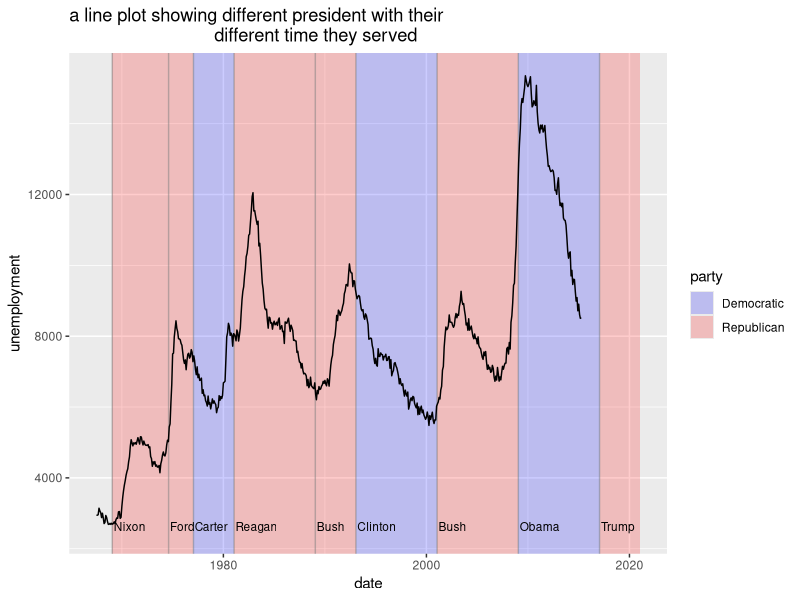

Write the R code that produced this figure. (Note: this script raises an error after producing the figure.)
# load the data and package
library(tidyverse)
data('economics',package='ggplot2')

# create a plot
presidential <- subset(presidential, start > economics$date[1])

plt<-ggplot(economics) + 
  geom_rect(
    aes(xmin = start, xmax = end, fill = party), 
    ymin = -Inf, ymax = Inf, alpha = 0.2, 
    data = presidential
  ) + 
  geom_vline(
    aes(xintercept = as.numeric(start)), 
    data = presidential,
    colour = "grey50", alpha = 0.5
  ) + 
  geom_text(
    aes(x = start, y = 2500, label = name), 
    data = presidential, 
    size = 3, vjust = 0, hjust = 0, nudge_x = 50
  ) + 
  geom_line(aes(date, unemploy)) + 
  scale_fill_manual(values = c("blue", "red")) +
  xlab("date") + 
  ylab("unemployment")+ labs(title = 'a line plot showing different president with their 
                             different time they served')

# doubling the data and sampling it
updated_econ_data<- rbind(economics, economics) %>% sample_data_function()
# updated plot
ggplot(updated_econ_data) + 
  geom_rect(
    aes(xmin = start, xmax = end, fill = party), 
    ymin = -Inf, ymax = Inf, alpha = 0.2, 
    data = presidential
  ) + 
  geom_vline(
    aes(xintercept = as.numeric(start)), 
    data = presidential,
    colour = "grey50", alpha = 0.5
  ) + 
  geom_text(
    aes(x = start, y = 2500, label = name), 
    data = presidential, 
    size = 3, vjust = 0, hjust = 0, nudge_x = 50
  ) + 
  geom_line(aes(date, unemploy)) + 
  scale_fill_manual(values = c("blue", "red")) +
  xlab("date") + 
  ylab("unemployment")+ labs(title = 'a line plot showing different president with their 
                             different time they served')
